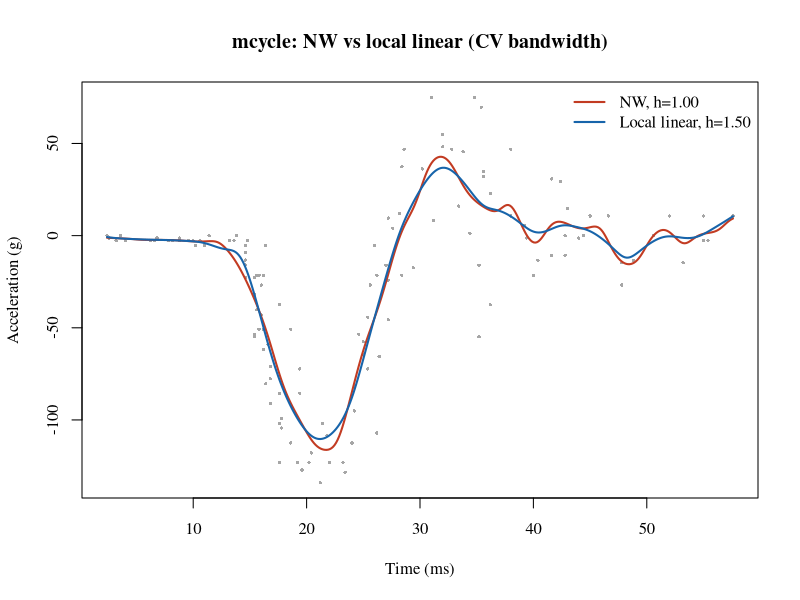

Reproduce this figure in R.
# Exercise 7, Chapter 3 slides: mcycle, NW and local linear, CV and GCV.
# Uses only the MASS package distributed with R.
library(MASS)
data(mcycle)
x <- mcycle$times
y <- mcycle$accel
n <- length(x)
h_grid <- seq(0.5, 15, by = 0.25)

smoother <- function(h, method) {
  z <- outer(x, x, function(x0, xi) xi - x0)
  k <- dnorm(z / h)
  if (method == "NW") return(k / rowSums(k))
  s0 <- rowSums(k)
  s1 <- rowSums(k * z)
  s2 <- rowSums(k * z^2)
  denominator <- s0 * s2 - s1^2
  w <- k * (s2 - z * s1) / denominator
  w
}

scores <- function(method) {
  out <- do.call(rbind, lapply(h_grid, function(h) {
    W <- smoother(h, method)
    fitted <- as.vector(W %*% y)
    residual <- y - fitted
    diagonal <- diag(W)
    cv <- mean((residual / (1 - diagonal))^2)
    gcv <- mean(residual^2) / (1 - sum(diagonal) / n)^2
    c(h = h, CV = cv, GCV = gcv, trace = sum(diagonal))
  }))
  out
}

nw <- scores("NW")
ll <- scores("LL")
best <- rbind(
  data.frame(method = "NW", criterion = "CV", nw[which.min(nw[, "CV"]), , drop = FALSE]),
  data.frame(method = "NW", criterion = "GCV", nw[which.min(nw[, "GCV"]), , drop = FALSE]),
  data.frame(method = "LL", criterion = "CV", ll[which.min(ll[, "CV"]), , drop = FALSE]),
  data.frame(method = "LL", criterion = "GCV", ll[which.min(ll[, "GCV"]), , drop = FALSE])
)
print(best, row.names = FALSE, digits = 7)

# Show one complete row calculation at the first observed time.
cat("n =", n, "; time range =", min(x), max(x), "\n")
for (method in c("NW", "LL")) {
  h <- best$h[best$method == method & best$criterion == "CV"]
  u <- x - x[1]
  k <- dnorm(u / h)
  if (method == "NW") {
    numerator <- sum(k * y)
    denominator <- sum(k)
    fit <- numerator / denominator
    self_weight <- k[1] / denominator
    cat("NW row 1: numerator =", format(numerator, digits = 9),
        "; denominator =", format(denominator, digits = 9), "\n")
  } else {
    s <- vapply(0:2, function(j) sum(k * u^j), numeric(1))
    t <- vapply(0:1, function(j) sum(k * u^j * y), numeric(1))
    numerator <- s[3] * t[1] - s[2] * t[2]
    denominator <- s[1] * s[3] - s[2]^2
    fit <- numerator / denominator
    self_weight <- k[1] * s[3] / denominator
    cat("LL row 1: S0,S1,S2 =", paste(format(s, digits = 9), collapse = ", "),
        "; T0,T1 =", paste(format(t, digits = 9), collapse = ", "), "\n")
    cat("LL row 1: numerator =", format(numerator, digits = 9),
        "; denominator =", format(denominator, digits = 9), "\n")
  }
  loo <- (fit - self_weight * y[1]) / (1 - self_weight)
  cat(method, "row 1: x1 =", format(x[1], digits = 9),
      "; y1 =", format(y[1], digits = 9),
      "; W11 =", format(self_weight, digits = 9),
      "; fitted =", format(fit, digits = 9),
      "; leave-one-out =", format(loo, digits = 9),
      "; squared residual =", format((y[1] - loo)^2, digits = 9), "\n")
}

predict_smoother <- function(x0, h, method) {
  z <- x - x0
  k <- dnorm(z / h)
  if (method == "NW") return(sum(k * y) / sum(k))
  s0 <- sum(k)
  s1 <- sum(k * z)
  s2 <- sum(k * z^2)
  t0 <- sum(k * y)
  t1 <- sum(k * z * y)
  (s2 * t0 - s1 * t1) / (s0 * s2 - s1^2)
}

grid <- seq(min(x), max(x), length.out = 400)
h_nw <- best$h[best$method == "NW" & best$criterion == "CV"]
h_ll <- best$h[best$method == "LL" & best$criterion == "CV"]
fit_nw <- vapply(grid, predict_smoother, numeric(1), h = h_nw, method = "NW")
fit_ll <- vapply(grid, predict_smoother, numeric(1), h = h_ll, method = "LL")

pdf("Final_Exam_Regression_Exercise7.pdf", width = 7.1, height = 4.3)
par(family = "serif")
plot(x, y, pch = 16, cex = 0.45, col = "gray65",
     xlab = "Time (ms)", ylab = "Acceleration (g)",
     main = "mcycle: NW vs local linear (CV bandwidth)")
lines(grid, fit_nw, col = "#C23B22", lwd = 2)
lines(grid, fit_ll, col = "#1764AA", lwd = 2)
legend("topright", legend = c(sprintf("NW, h=%.2f", h_nw),
                               sprintf("Local linear, h=%.2f", h_ll)),
       col = c("#C23B22", "#1764AA"), lwd = 2, bty = "n")
dev.off()
